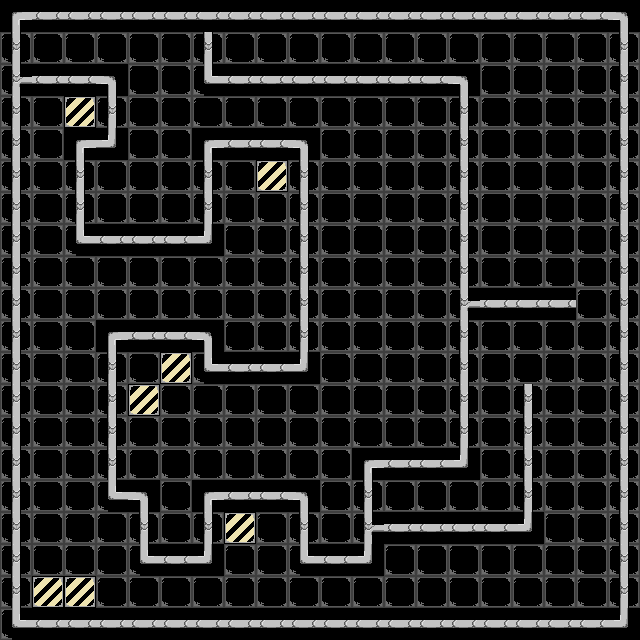

A 2D game scene composited from a Tiled map and its tileset images. What follows is a short description and the map's XML, with each tile layer's data collapsed to a summary:
An orthogonal 20x20 tile map with 32x32 px tiles, 3 tile layers (tilelayer, decoration, collision).

<map version="1.0" orientation="orthogonal" renderorder="right-down" width="20" height="20" tilewidth="32" tileheight="32" nextobjectid="1">
 <tileset firstgid="1" name="walls" tilewidth="32" tileheight="32" tilecount="12" columns="4">
  <image source="..\Textures\walls.png" width="128" height="96" />
 </tileset>
 <layer name="tilelayer" width="20" height="20">
  <data>[400 cells, 245 non-empty, 8 distinct tile ids]</data>
 </layer>
 <layer name="decoration" width="20" height="20">
  <data>[400 cells, 163 non-empty, 6 distinct tile ids]</data>
 </layer>
 <layer name="collision" width="20" height="20">
  <data>[400 cells, 0 non-empty, 0 distinct tile ids]</data>
 </layer>
</map>